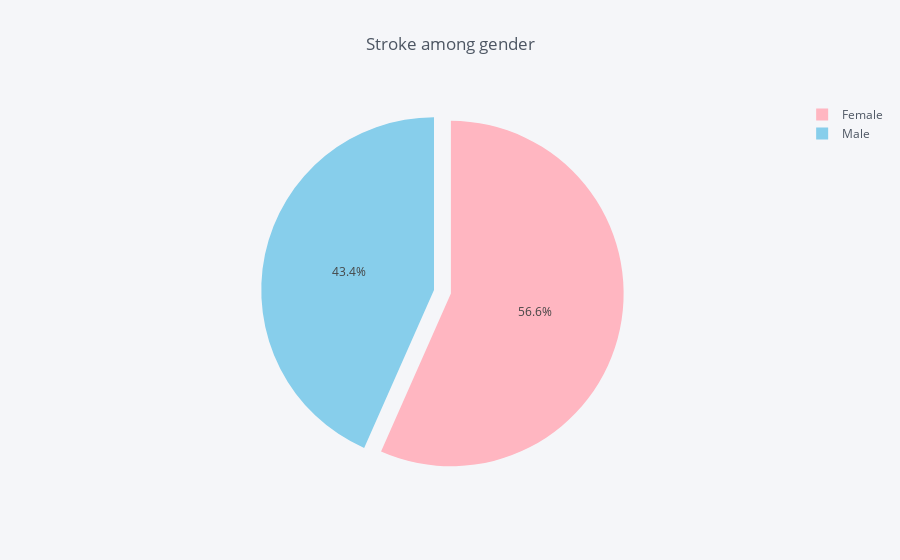

The code cell stored with this chart in its notebook:
### Code cell
gender = df.groupby(df['gender'])['stroke'].sum() 
df_gender = pd.DataFrame({'labels': gender.index, 'values': gender.values}) 
df_gender.iplot(kind='pie', title='Stroke among gender', labels='labels', values='values', 
                colors=['lightpink', 'skyblue'], pull=[0.1,0])

### Figure 1 — Plotly figure (JSON) as saved in the notebook; plotly's stock layout.template omitted (floating-point values rounded to 4 significant figures)
{"data": [{"labels": ["Female", "Male"], "marker": {"colors": ["rgba(255, 182, 193, 1.0)", "rgba(135, 206, 235, 1.0)"]}, "name": "", "pull": [0.1, 0], "type": "pie", "values": [141, 108]}], "layout": {"legend": {"bgcolor": "#F5F6F9", "font": {"color": "#4D5663"}}, "paper_bgcolor": "#F5F6F9", "plot_bgcolor": "#F5F6F9", "title": "Stroke among gender", "titlefont": {"color": "#4D5663"}}}
